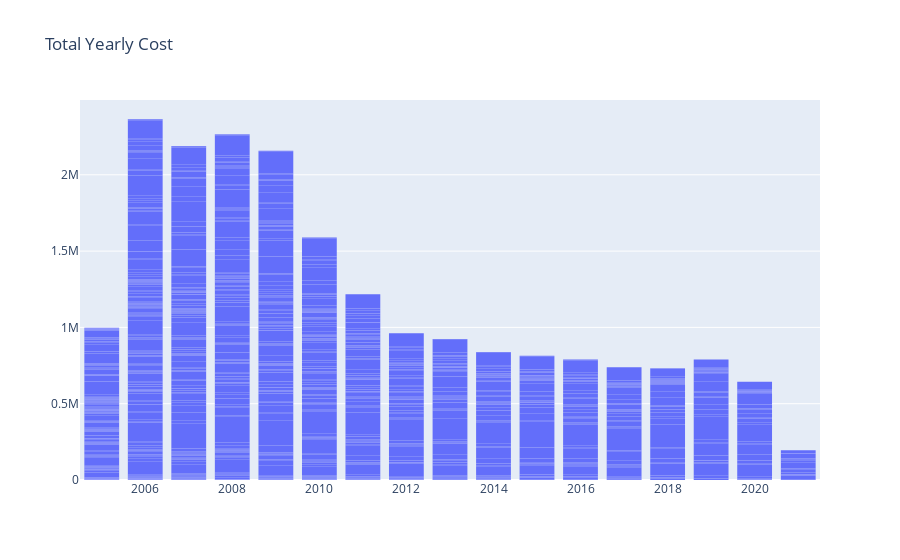

Here is the notebook cell this chart was saved with:
### Code cell
fig = go.Figure(
   data=[
       go.Bar(
           x=df_year_s['Year'],
           y=df_year_s['Amount']
       )
   ],
   layout=go.Layout(
       title='Total Yearly Cost'
   )
)
#pyo.plot(fig)
fig.update_traces(marker_line_width=0)
fig.show()

### Figure 1 — Plotly figure (JSON) as saved in the notebook; plotly's stock layout.template omitted (floating-point values rounded to 4 significant figures; data arrays with more than 128 entries replaced by an {"elided": "..."} marker saying what was removed)
{"data": [{"marker": {"line": {"width": 0}}, "type": "bar", "x": {"elided": "2297 str values"}, "y": {"elided": "2297 float values"}}], "layout": {"title": {"text": "Total Yearly Cost"}}}
